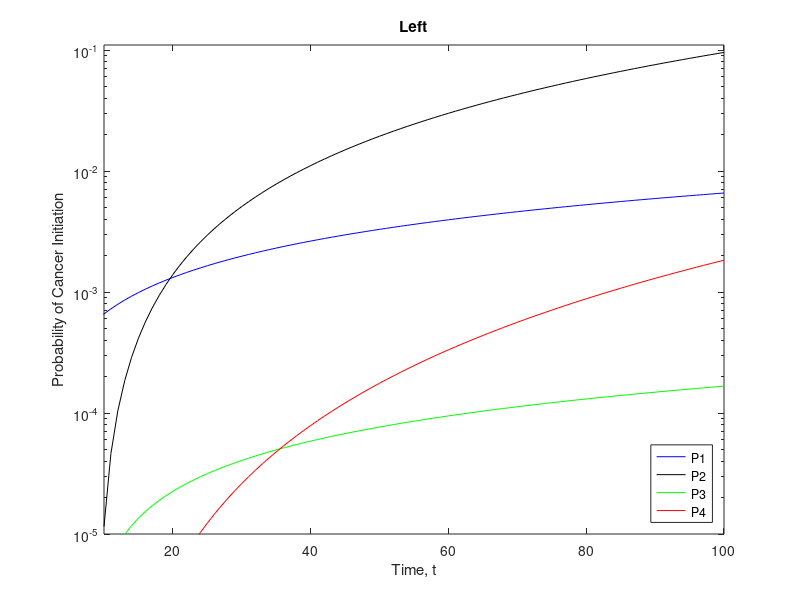

This chart was generated by the following MATLAB code:
clear all
close all
graph_num = 1;
switch graph_num
    case 0
        N=500000; %100; 
        tau = 300;% 5;
        Ua = 5*10^-8;% 2*10^-6;
        Ub=Ua;
        d=.1;
        z= 15;%9;
        y=5;
        alpha=.5;%1;
        ymin = 10^-3;
        ymax = 1;
        t_max = 10000;
    case 1
        N=100; 
        t_max = 100;
        tau = 5;
        Ua = 2*10^-6;
        Ub=Ua;
        d=.1;
        z= 9;
        y=3;
        alpha=1;
        ymin = 10^-5;
        ymax = 10^-1;
end

for t=1:t_max
    j=t-1;
    f(t) = (1-(Ua/(2*tau))-alpha*Ua/tau)^j;
end

disp('start')
for t = 1:t_max
    if 1 %graph_num == 1
        for k=1:t-z
            first = ((2^z)-1)*Ub;
            second = exp((-((2^z)-1)*Ub))*(2^z)*Ub*(t-(z+k));
            G(k) = abs(1-exp(first + second)); %Always negative, since it's a probability, we'll take the absolute value
            F(k) = exp((-(2^z-1)*Ua*(k-1)))*(2^z-1)*Ua; %Always Greater than zero
            FG(k) = F(k)*G(k)*(1+d); %Absolute value always less than one
            L(k) = (f(k)*Ua/2)+(1-f(k));
            LG(k) = L(k)*G(k)*(1+d); 
        end
        if t>z
            inside2 = (-N/tau)*sum(LG); 
        else
            inside2 = 0;
        end
    end
    P4(t) = 1-exp(inside2);
    P1(t) = 1-exp((-N*Ub*t*(1+d)*(.5+alpha))/(tau)); %Use for Case Two
    P2(t) = ((N/(2*tau))*2^(2*z))*Ub*Ua*((t-z)^2)*(1+d); 
    P3(t) = (N/tau)*(2^(z+y-1))*(z+1)*Ua*Ub*(t-(z/2+y))*(1+d);

end
tvec = 1:t_max;
semilogy(tvec,P1,'blue')
hold on
tvec2 = 1:length(P2); 
semilogy(tvec2,P2,'black')
semilogy(tvec,P3,'green')
semilogy(tvec,P4,'red')
legend('P1','P2','P3','P4')
legend('Location','southeast')
axis([10 t_max ymin ymax+ymax*.1])
xlabel('Time, t');
ylabel('Probability of Cancer Initiation')
title('Left')
disp('Done')